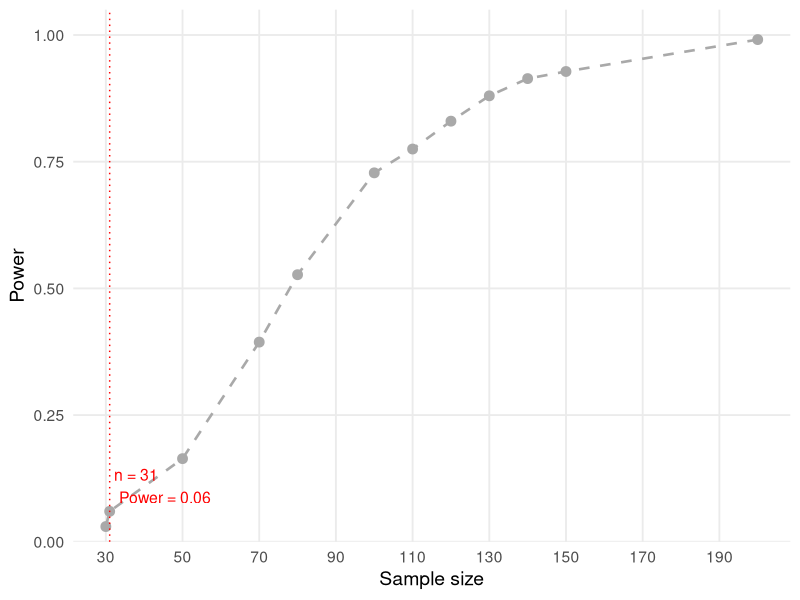

Generate this figure with R:
## ---- chunk 1
# Parametri del modello simulato
b0 <- 75
b1 <- 8
b2 <- 30
b3 <- 29
b4 <- 15.5
sigma2 <- 625
sd_error <- sqrt(sigma2)
fam <- gaussian(link = "identity")

ns <- c(30, 31, 50, 70, 80, 100, 110, 120, 130, 140, 150, 200)
nsim <- 1000
power <- numeric(length(ns))

for (i in seq_along(ns)) {
  n <- ns[i]
  pvals_x1 <- numeric(nsim)
  pvals_x2 <- numeric(nsim)
  pvals_x3 <- numeric(nsim)
  pvals_x4 <- numeric(nsim)

  for (j in 1:nsim) {
    x1 <- rnorm(n, 0, 1)
    x2 <- rnorm(n, 0.61, 0.29)
    x3 <- rnorm(n, 0.52, 0.32)
    x4 <- rnorm(n, 0.1, 0.6)

    lp <- b0 + b1 * x1 + b2 * x2 + b3 * x3 + b4 * x4
    mu <- fam$linkinv(lp)
    y <- rnorm(n, mu, sd_error)

    fit <- glm(y ~ x1 + x2 + x3 + x4, family = fam)
    pvals_x1[j] <- summary(fit)$coefficients["x1", "Pr(>|t|)"]
    pvals_x2[j] <- summary(fit)$coefficients["x2", "Pr(>|t|)"]
    pvals_x3[j] <- summary(fit)$coefficients["x3", "Pr(>|t|)"]
    pvals_x4[j] <- summary(fit)$coefficients["x4", "Pr(>|t|)"]
  }

  power[i] <- mean((pvals_x1 <= 0.05) & (pvals_x2 <= 0.05) & 
                   (pvals_x3 <= 0.05) & (pvals_x4 <= 0.05))
}

# Salva i risultati in un dataframe
result <- data.frame(SampleSize = ns, Power = power)
result
# Calcola la potenza esatta per n = 31
exact_power_31 <- result$Power[result$SampleSize == 31]
exact_power_31
## ---- chunk 2
library(ggplot2)

plot_finale <- ggplot(result, aes(x = SampleSize, y = Power)) +
  geom_line(size = 0.9, color = "darkgrey", linetype = "dashed") +
  geom_point(size = 3, color = "darkgrey") +
  geom_vline(xintercept = 31, linetype = "dotted", color = "red") +
  annotate("text", x = 31, y = exact_power_31 + 0.05,
           label = paste0("n = 31\nPower = ", round(exact_power_31, 2)),
           color = "red", size = 4, hjust = -0.1) +
  scale_y_continuous(limits = c(0, 1.05), breaks = seq(0, 1, 0.25), expand = c(0, 0)) +
  scale_x_continuous(breaks = seq(30, 200, by = 20), limits = c(30, 200)) +
  labs(
    x = "Sample size",
    y = "Power"
  ) +
  theme_minimal(base_size = 14) +
  theme(
    plot.title = element_text(face = "bold", hjust = 0.5),
    panel.grid.minor = element_blank(),
    theme_bw()
  )

plot_finale
